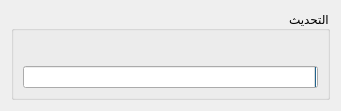
<?xml version="1.0" encoding="UTF-8"?>
<ui version="4.0">
 <class>UpdateDialog</class>
 <widget class="QDialog" name="UpdateDialog">
  <property name="geometry">
   <rect>
    <x>0</x>
    <y>0</y>
    <width>341</width>
    <height>102</height>
   </rect>
  </property>
  <property name="windowTitle">
   <string>Dialog</string>
  </property>
  <property name="layoutDirection">
   <enum>Qt::RightToLeft</enum>
  </property>
  <layout class="QGridLayout" name="gridLayout_2">
   <item row="0" column="0">
    <widget class="QGroupBox" name="groupBox">
     <property name="title">
      <string>التحديث</string>
     </property>
     <layout class="QGridLayout" name="gridLayout">
      <item row="0" column="0">
       <widget class="QLabel" name="label">
        <property name="sizePolicy">
         <sizepolicy hsizetype="Preferred" vsizetype="Fixed">
          <horstretch>0</horstretch>
          <verstretch>0</verstretch>
         </sizepolicy>
        </property>
        <property name="text">
         <string/>
        </property>
       </widget>
      </item>
      <item row="0" column="1">
       <spacer name="horizontalSpacer">
        <property name="orientation">
         <enum>Qt::Horizontal</enum>
        </property>
        <property name="sizeHint" stdset="0">
         <size>
          <width>289</width>
          <height>20</height>
         </size>
        </property>
       </spacer>
      </item>
      <item row="1" column="0" colspan="2">
       <widget class="QProgressBar" name="progressBar">
        <property name="value">
         <number>0</number>
        </property>
       </widget>
      </item>
     </layout>
    </widget>
   </item>
  </layout>
 </widget>
 <resources/>
 <connections/>
</ui>
